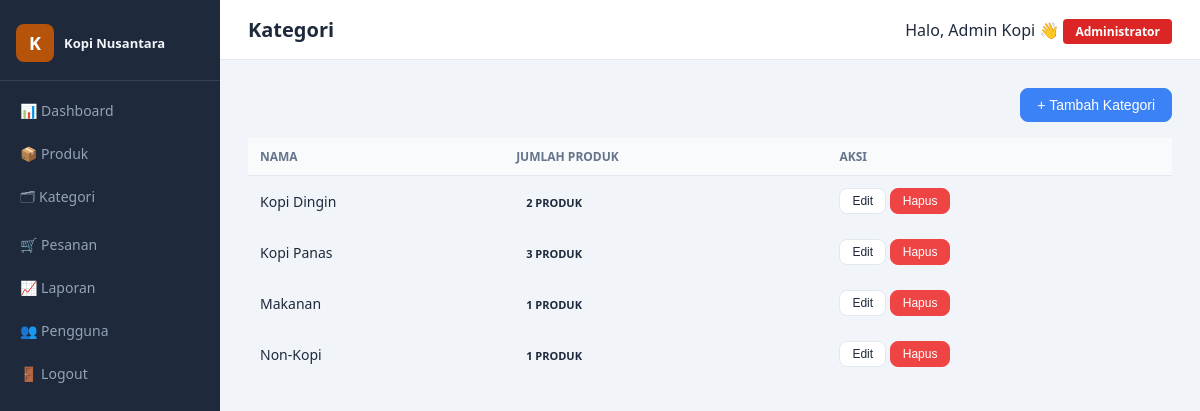
Screenshot of /categories (signed in) with the database file from the repository.
### tables this page shows
CREATE TABLE `categories` (
  `id` int NOT NULL AUTO_INCREMENT,
  `store_id` int NOT NULL,
  `name` varchar(100) NOT NULL,
  `icon` varchar(50) DEFAULT NULL,
  PRIMARY KEY (`id`),
  KEY `store_id` (`store_id`),
  CONSTRAINT `categories_ibfk_1` FOREIGN KEY (`store_id`) REFERENCES `stores` (`id`)
);

### core/Controller.php (called while the page is built, shortened)
<?php
abstract class Controller
{
    protected function model(string $model): object
    {
        $file = ROOT_PATH . "/app/Models/{$model}.php";
        return new $model();
    }
    protected function view(string $view, array $data = []): void
    {
        extract($data);
        $file = ROOT_PATH . "/app/Views/{$view}.php";
        require $file;
    }
    protected function requirePermission(string $permission): void
    {
        require_once ROOT_PATH . '/app/Helpers/AuthHelper.php';
    }
}

### app/Controllers/CategoryController.php (called while the page is built, shortened)
<?php
class CategoryController extends Controller
{
    private object $categoryModel;
    public function __construct()
    {
        $this->categoryModel = $this->model('CategoryModel');
    }
    public function index(): void
    {
        $categories = $this->categoryModel->withProductCount($_SESSION['store_id']);
        $this->view('layouts/main', [
            'pageTitle' => 'Kategori',
            'content' => 'categories/index',
            'categories' => $categories,
            'csrf_field'  => $this->csrfField(),
        ]);
    }
}

### public/index.php (called while the page is built, shortened)
<?php
require_once dirname(__DIR__) . '/config/database.php';
$router = new Router();
$router->dispatch();

### core/Database.php (called while the page is built)
<?php
class Database
{
    private static ?PDO $instance = null;
    public static function getInstance(): PDO
    {
        if (self::$instance === null) {
            $dsn = "mysql:host=" . DB_HOST . ";dbname=" . DB_NAME . ";charset=" . DB_CHARSET;
            $options = [
                PDO::ATTR_ERRMODE            => PDO::ERRMODE_EXCEPTION,
                PDO::ATTR_DEFAULT_FETCH_MODE => PDO::FETCH_ASSOC,
                PDO::ATTR_EMULATE_PREPARES   => false,
            ];
            try {
                self::$instance = new PDO($dsn, DB_USER, DB_PASS, $options);
            } catch (PDOException $e) {
                die(json_encode(['error' => 'Database connection failed: ' . $e->getMessage()]));
            }
        }
        return self::$instance;
    }
}

### core/Model.php (called while the page is built, shortened)
<?php
abstract class Model
{
    protected PDO $db;
    public function __construct()
    {
        $this->db = Database::getInstance();
    }
    public function query(string $sql, array $params = []): array
    {
        try {
            $stmt = $this->db->prepare($sql);
            $stmt->execute($params);
            return $stmt->fetchAll();
        } catch (PDOException $e) { $this->handleError($e, "query"); }
    }
}

### app/Models/CategoryModel.php (called while the page is built, shortened)
<?php
class CategoryModel extends Model
{
    public function withProductCount(int $storeId): array
    {
        return $this->query(
            "SELECT c.*, COUNT(p.id) AS product_count
             FROM categories c
             LEFT JOIN products p ON p.category_id = c.id
             WHERE c.store_id = ?
             GROUP BY c.id
             ORDER BY c.name",
            [$storeId]
        );
    }
}

### app/Views/categories/index.php (the view, shortened to what this page needs)
<div class="page-header">
    <button class="btn btn-primary" onclick="showForm()">+ Tambah Kategori</button>
</div>
<table class="table">
    <thead>
        <tr>
            <th>Nama</th>
            <th>Jumlah Produk</th>
            <th>Aksi</th>
        </tr>
    </thead>
    <tbody>
        <?php if (empty($categories)): ?>
        <tr>
            <td colspan="3" style="text-align:center; padding:20px;">Tidak ada kategori. <a href="javascript:showForm()">Tambah kategori</a></td>
        </tr>
        <?php else: ?>
            <?php foreach ($categories as $cat): ?>
            <tr>
                <td><?= htmlspecialchars($cat['name']) ?></td>
                <td><span class="badge"><?= $cat['product_count'] ?> Produk</span></td>
                <td>
                    <button class="btn btn-sm" onclick="editCategory(<?= $cat['id'] ?>, '<?= htmlspecialchars($cat['name']) ?>')">Edit</button>
                    <form method="POST" action="<?= BASE_URL ?>/categories/delete/<?= $cat['id'] ?>" style="display:inline" onsubmit="return confirm('Hapus kategori ini?')">
                        <button type="submit" class="btn btn-sm btn-danger">Hapus</button>
                    </form>
                </td>
            </tr>
            <?php endforeach; ?>
        <?php endif; ?>
    </tbody>
</table>

### core/Router.php (shortened to what this page needs)
<?php
class Router
{
    private array $routes = [];
    public function get(string $path, string $controller, string $method): void
    {
        $this->routes['GET'][$path] = ['controller' => $controller, 'method' => $method];
    }
    public function post(string $path, string $controller, string $method): void
    {
        $this->routes['POST'][$path] = ['controller' => $controller, 'method' => $method];
    }
    public function dispatch(): void
    {
        $httpMethod = $_SERVER['REQUEST_METHOD'];
        $uri = parse_url($_SERVER['REQUEST_URI'], PHP_URL_PATH);
        $uri = preg_replace('#^/public#', '', $uri);
        $uri = '/' . trim($uri, '/');
        $routes = $this->routes[$httpMethod] ?? [];
        uksort($routes, function ($a, $b) {
            $aScore = substr_count($a, '{');
            $bScore = substr_count($b, '{');
            if ($aScore !== $bScore) return $aScore - $bScore;
            return strlen($b) - strlen($a);
        });
        foreach ($routes as $route => $action) {
            $pattern = preg_quote($route, '#');
            $pattern = preg_replace('/\\\{[^}]+\\\}/', '([^/]+)', $pattern);
            $pattern = "#^{$pattern}$#";
            if (preg_match($pattern, $uri, $matches)) {
                array_shift($matches);
                try {
                    $ctrl = new $action['controller']();
                    call_user_func_array([$ctrl, $action['method']], $matches);
                } catch (AppException $e) {
                    $this->handleAppError($e);
                } catch (PDOException $e) {
                    $this->handleAppError(
                        new AppException("Terjadi kesalahan pada database. Silakan coba lagi.", 500, $e)
                    );
                } catch (\Throwable $e) {
                    $this->handleUnexpectedError($e);
                }
                return;
            }
        }
    }
}

### public/css/admin.css (style rules this page uses)
* { margin: 0; padding: 0; box-sizing: border-box; }
body { font-family: 'Segoe UI', sans-serif; background: #f1f5f9; color: #1e293b; display: flex; min-height: 100vh; }
.table { width: 100%; border-collapse: collapse; font-size: 14px; }
.table th { background: #f8fafc; padding: 10px 12px; text-align: left; font-size: 12px; text-transform: uppercase; color: #64748b; border-bottom: 1px solid #e2e8f0; }
.table td { padding: 12px; border-bottom: 1px solid #f1f5f9; vertical-align: middle; }
.badge { padding: 3px 10px; border-radius: 100px; font-size: 11px; font-weight: 600; text-transform: uppercase; }
.btn { padding: 8px 16px; border-radius: 8px; border: 1px solid #e2e8f0; background: #fff; cursor: pointer; font-size: 14px; text-decoration: none; color: #1e293b; display: inline-block; transition: all .2s; }
.btn-primary { background: #3b82f6; color: #fff; border-color: #3b82f6; }
.btn-danger { background: #ef4444; color: #fff; border-color: #ef4444; }
.btn-sm { padding: 5px 12px; font-size: 12px; }
.page-header { display: flex; justify-content: flex-end; margin-bottom: 16px; }

### rows the page displays
categories: name "Kopi Dingin", product_count "2"
categories: name "Kopi Panas", product_count "3"
categories: name "Makanan", product_count "1"
categories: name "Non-Kopi", product_count "1"
